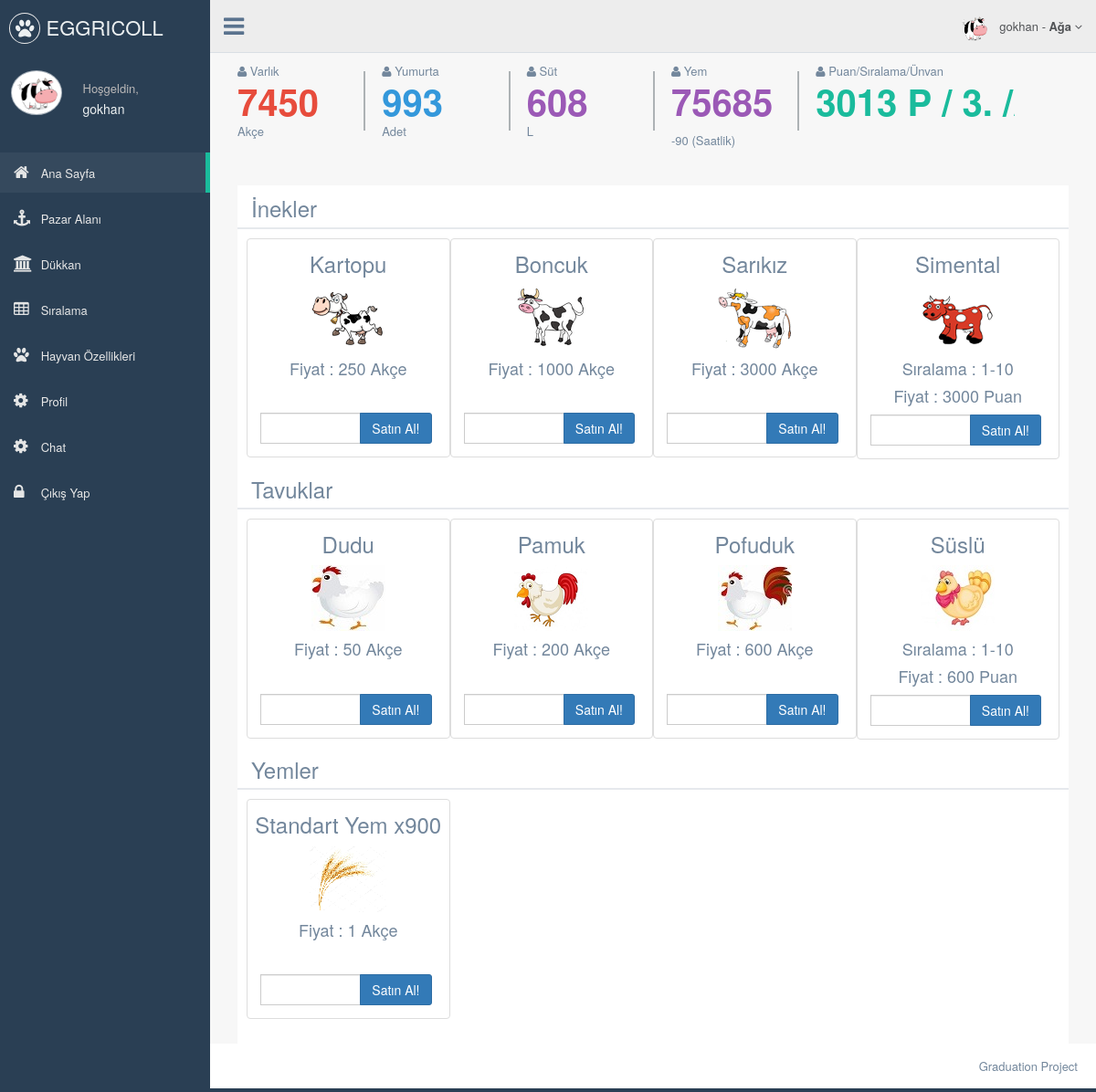
/index.php?tab=store (signed in), run on the app's committed database.
### tables this page shows
CREATE TABLE IF NOT EXISTS `assets` (
  `id` int(11) NOT NULL AUTO_INCREMENT,
  `userid` int(11) NOT NULL,
  `milk` int(11) NOT NULL DEFAULT '0',
  `egg` int(11) NOT NULL DEFAULT '0',
  `food` double NOT NULL DEFAULT '0',
  `foodTimer` text NOT NULL,
  `gold` int(11) NOT NULL DEFAULT '0',
  `kartopu` int(11) NOT NULL DEFAULT '0',
  `kartopuDetails` text NOT NULL,
  `boncuk` int(11) NOT NULL DEFAULT '0',
  `boncukDetails` text,
  `boncukLiked` int(11) NOT NULL DEFAULT '0',
  `sarikiz` int(11) NOT NULL DEFAULT '0',
  `sarikizDetails` text,
  `sarikizLiked` int(11) NOT NULL DEFAULT '0',
  `simental` int(11) NOT NULL DEFAULT '0',
  `simentalDetails` text,
  `simentalLiked` int(11) NOT NULL DEFAULT '0',
  `dudu` int(11) NOT NULL DEFAULT '0',
  `duduDetails` text,
  `pamuk` int(11) NOT NULL DEFAULT '0',
  `pamukDetails` text,
  `pamukLiked` int(11) NOT NULL DEFAULT '0',
  `pofuduk` int(11) NOT NULL DEFAULT '0',
  `pofudukDetails` text,
  `pofudukLiked` int(11) NOT NULL DEFAULT '0',
  `suslu` int(11) NOT NULL DEFAULT '0',
  `susluDetails` text,
  `susluLiked` int(11) NOT NULL DEFAULT '0',
  PRIMARY KEY (`id`)
);

CREATE TABLE IF NOT EXISTS `users` (
  `id` int(11) NOT NULL AUTO_INCREMENT,
  `username` varchar(20) NOT NULL,
  `email` varchar(50) NOT NULL,
  `password` varchar(50) NOT NULL,
  `secretToken` varchar(50) NOT NULL,
  `points` int(11) NOT NULL DEFAULT '0',
  PRIMARY KEY (`id`)
);

### pOwns.php (the view, shortened to what this page needs)
<?php
	$food24 = ($assets["kartopu"] + $assets["boncuk"] + $assets["sarikiz"] + $assets["simental"]) * COW_DAY_FOOD + ($assets["dudu"] + $assets["pamuk"] + $assets["pofuduk"] + $assets["suslu"]) * CHICKEN_DAY_FOOD;
?>
<div class="row tile_count">
						<div class="col-md-2 col-sm-4 col-xs-6 tile_stats_count">
                            <span class="count_top"><i class="fa fa-user"></i> Varlık </span>
                            <div class="count red"><?php echo $assets["gold"]; ?></div>
                            <span class="count_bottom">Akçe</span>
                        </div>
                        <div class="col-md-2 col-sm-4 col-xs-6 tile_stats_count">
                            <span class="count_top"><i class="fa fa-user"></i> Yumurta </span>
                            <div class="count blue"><?php echo $assets["egg"]; ?></div>
                            <span class="count_bottom">Adet</span>
                        </div>
                        <div class="col-md-2 col-sm-4 col-xs-6 tile_stats_count">
                            <span class="count_top"><i class="fa fa-user"></i> Süt </span>
                            <div class="count purple"><?php echo $assets["milk"]; ?></div>
                            <span class="count_bottom">L</span>
                        </div>
						<div class="col-md-2 col-sm-4 col-xs-6 tile_stats_count">
                            <span class="count_top"><i class="fa fa-user"></i> Yem </span>
                            <div class="count purple"><p id="foodCount"></p></div>
                            <span class="count_bottom">-<?php echo ceil($food24 / 24); ?> (Saatlik)</span>
                        </div>
						<div class="col-md-3 col-sm-4 col-xs-6 tile_stats_count">
                            <span class="count_top"><i class="fa fa-user"></i> Puan/Sıralama/Ünvan</span>
                            <div class="count green"><?php echo $userPoint["points"]; ?> P / <?php global $rank; echo $rank; ?>.
                            </div>
                        </div>
</div>

### data on the page
assets: gold "7450", egg "993", milk "608", ceil($food24 / 24) "90"
users: points "3013"

### other printed values
$_SESSION["username"] "gokhan"
FIRST_THREE_STATUE "Ağa"
$rank "3"
KARTOPU_COST "250"
BONCUK_COST "1000"
SARIKIZ_COST "3000"
SIMENTAL_MIN_POS "10"
SIMENTAL_COST "3000"
DUDU_COST "50"
PAMUK_COST "200"
POFUDUK_COST "600"
SUSLU_MIN_POS "10"
SUSLU_COST "600"
STANDART_FOOD_CAP "900"
STANDART_FOOD_COST "1"
